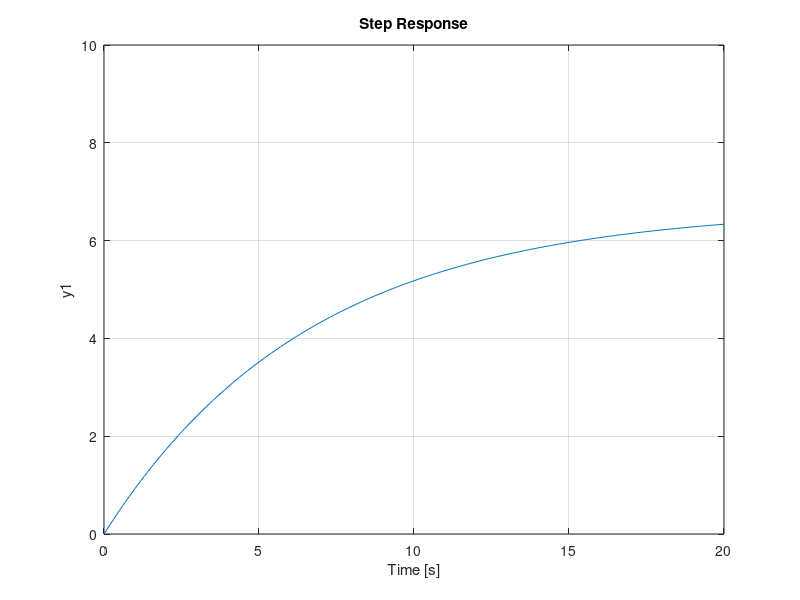
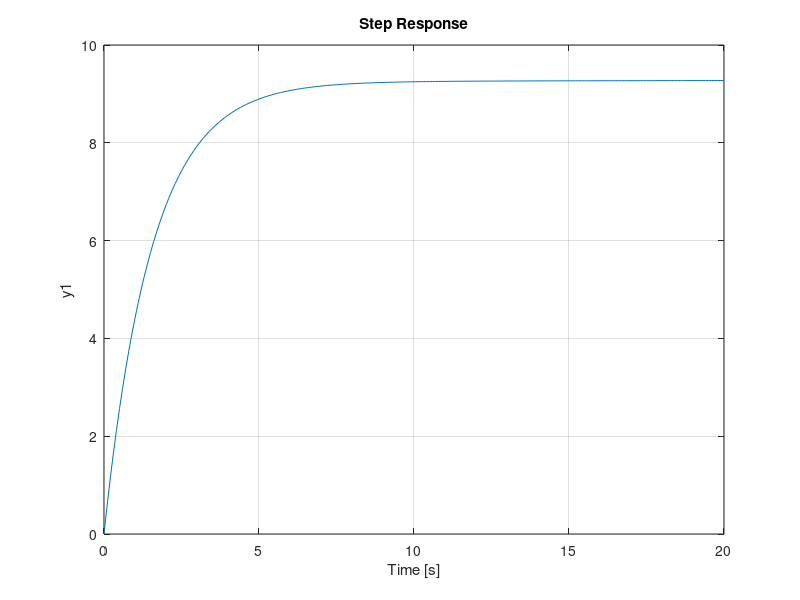
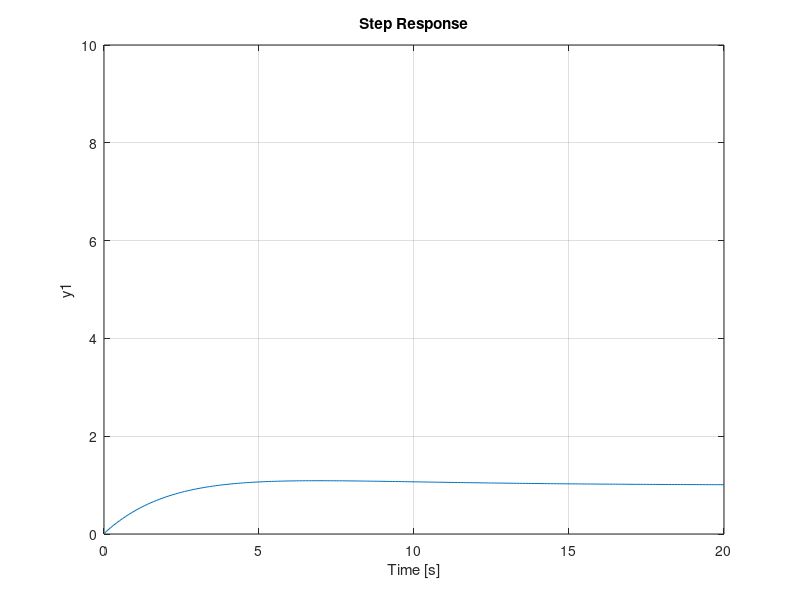

Recreate these plots in MATLAB, in order.
Kp = 1;
Ki = 1;
Kd = 1;
%Trnasfer Function
s = tf('s');
C = Kp + Ki/s + Kd*s;
m = 1000;
b = 50;
r = 10;
s = tf('s');
P_cruise = 1/(m*s + b);
%Step response with p-controller
Kp = 100;
C = pid(Kp);
T = feedback(C*P_cruise,1);
t = 0:0.1:20;
figure(1);
step(r*T,t);
axis([0 20 0 10]);
%Step resposne with pi-controller
Kp = 600;
Ki = 1;
C = pid(Kp,Ki);
T = feedback(C*P_cruise,1);
figure(2);
step(r*T,t);
axis([0 20 0 10]);
%Step response with pid-controller
Kp = 600;
Ki = 100;
Kd = 10;
C = pid(Kp,Ki,Kd)
T = feedback(C*P_cruise,1);
figure(3);
step(T,t);
axis([0 20 0 10]);